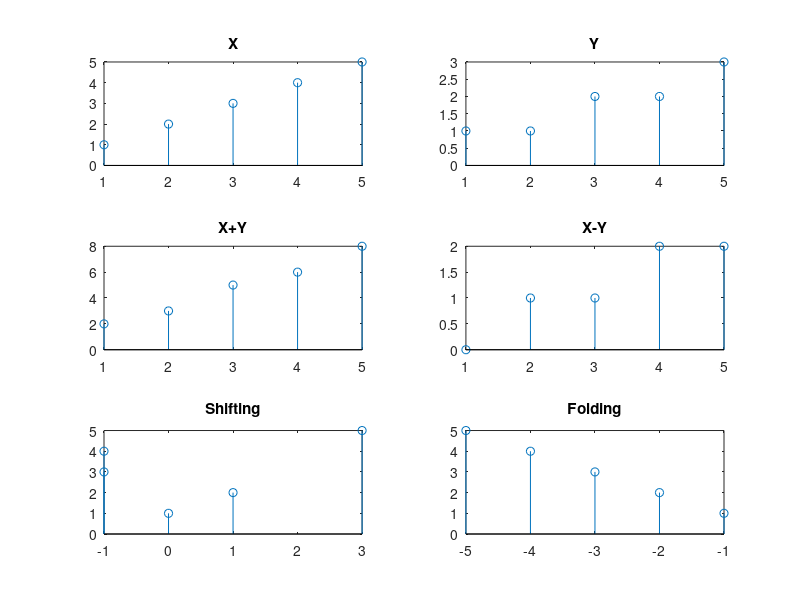

Source code (MATLAB):
clc
clear all;
x=[1 2 3 4 5];
y=[1 1 2 2 3];
base=[1 2 3 4 5];
subplot(3,2,3)
stem(base, x+y)
title("X+Y")

subplot(3,2,1)
stem(base,x)
title("X")
subplot(3,2,2)
stem(base,y)
title("Y")
subplot(3,2,4)
stem(base,x-y)
title("X-Y")

shift= [1 1 4 5 2];
subplot(3,2,5)
stem(base-shift,x)
title("Shifting")

subplot(3,2,6)
stem(-base,x)
title("Folding")

